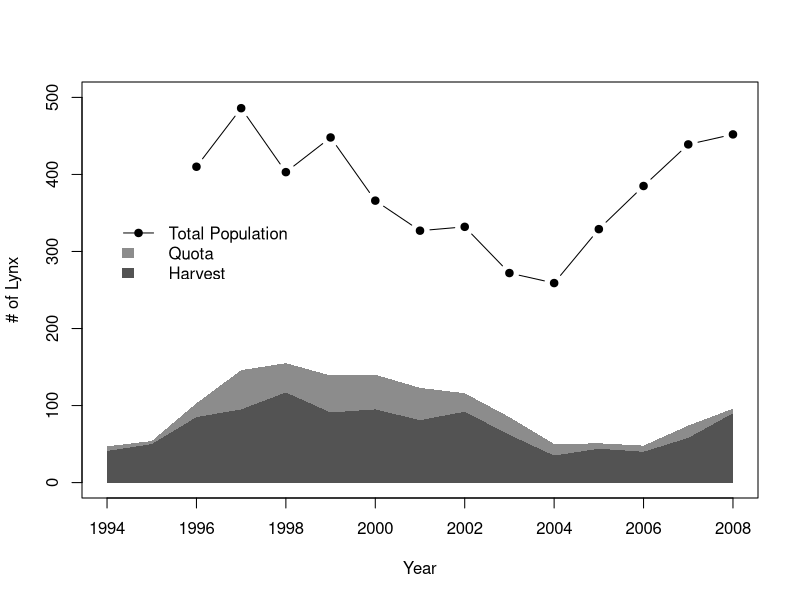
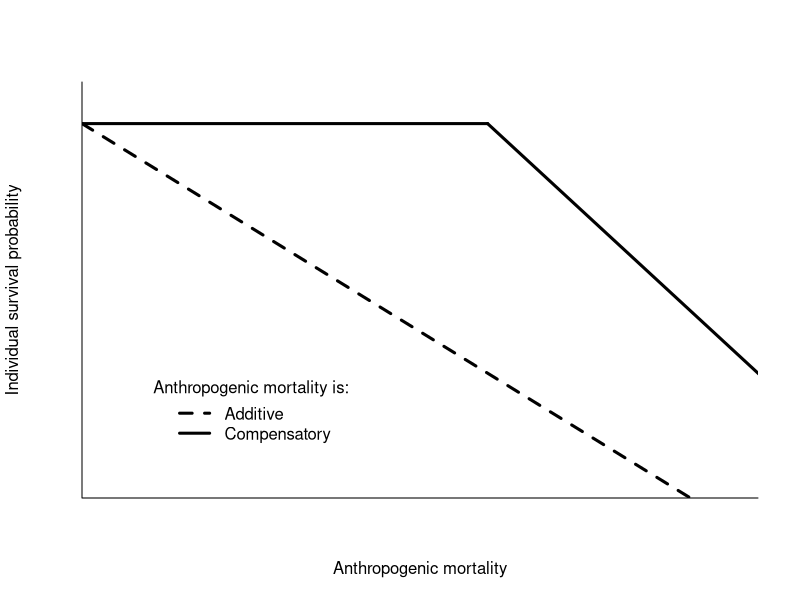
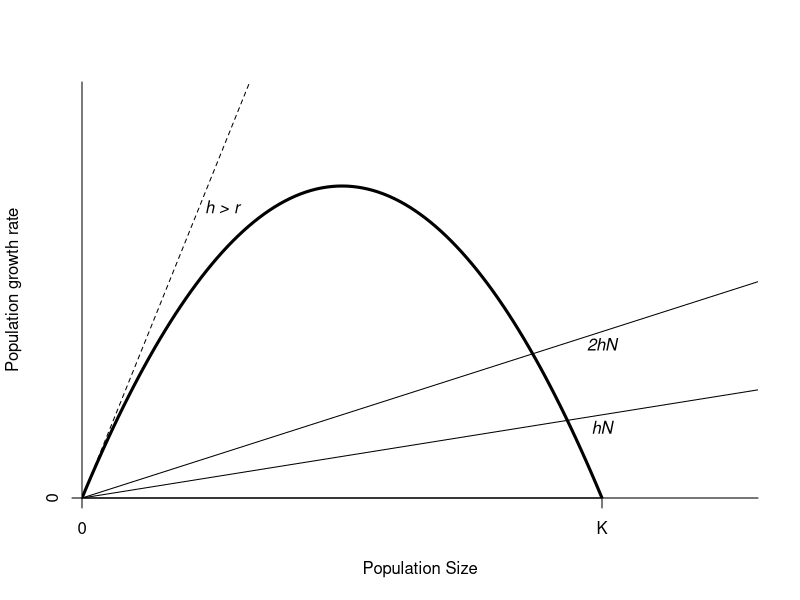
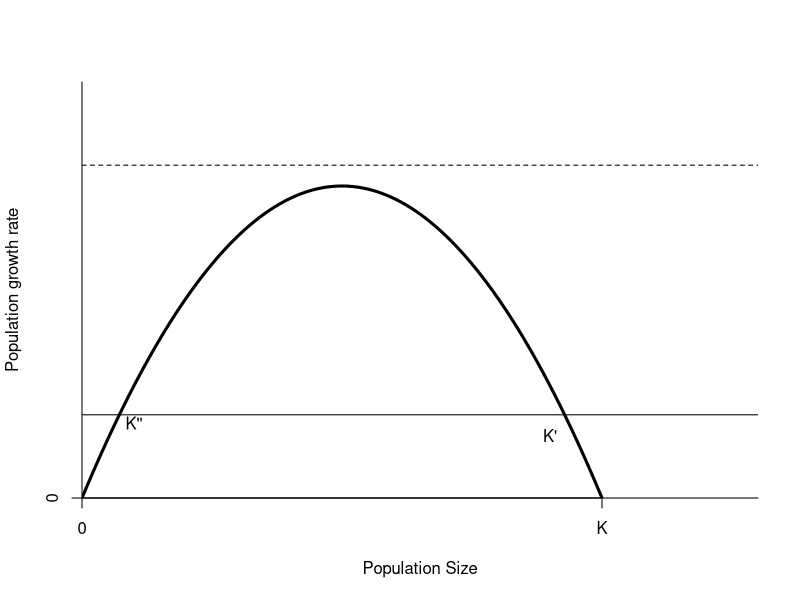
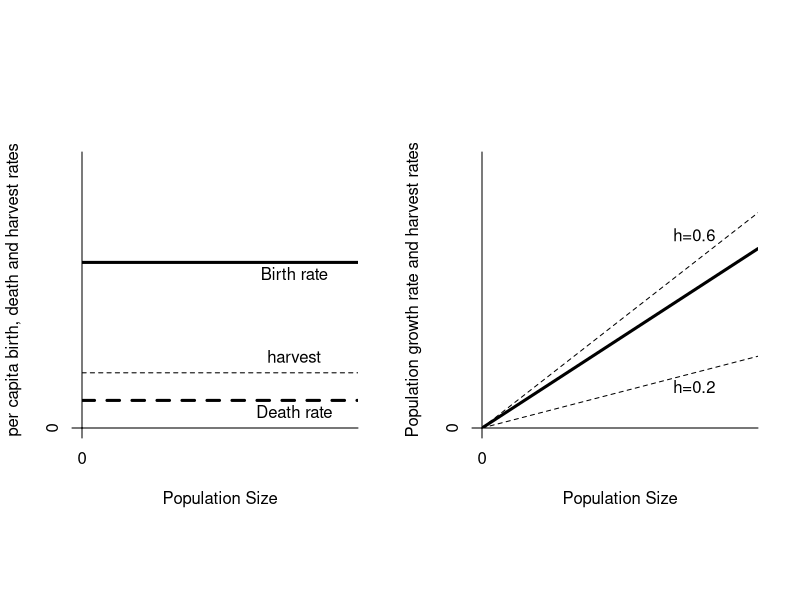
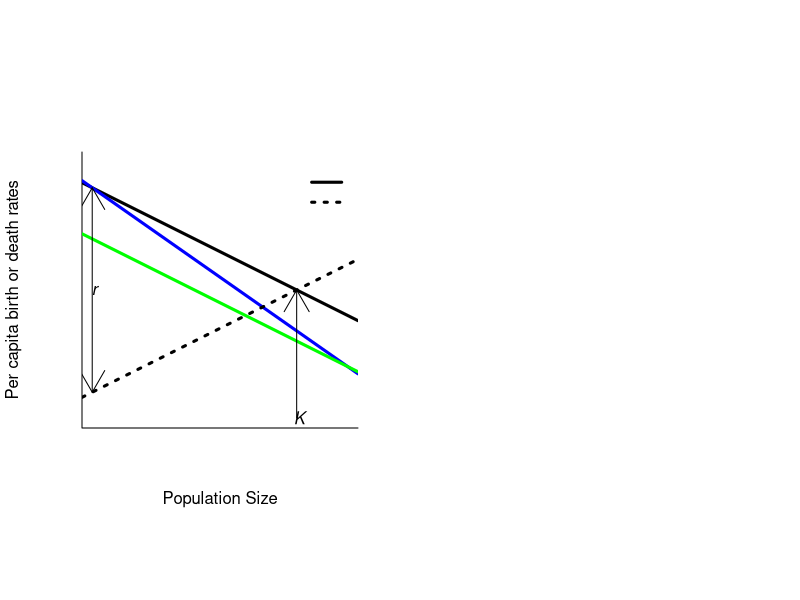

The R source for these figures, in order:
## ---- chunk 1
lynx = read.csv("data/lynx.csv")
plot(Population~Year,data=lynx,pch=19,type="b",ylab="# of Lynx",ylim=c(0,500))
with(lynx,polygon(c(Year,rev(Year)),c(Quota,rep(0,length(Quota))),border=NA,col=rgb(0.1,0.1,0.1,0.5)))
with(lynx,polygon(c(Year,rev(Year)),c(Harvest,rep(0,length(Quota))),border=NA,col=rgb(0.1,0.1,0.1,0.5)))
legend(1994,350,legend=c("Total Population","Quota","Harvest"),bty="n",lty=c(1,NA,NA),pch=c(19,NA,NA),fill=c(NA,rgb(0.1,0.1,0.1,0.5),rgb(0.1,0.1,0.1,0.75)),border=NA)
## ---- chunk 2
plot(0,0,type="n",xlim=c(0,5),ylim=c(0,1),xlab="Anthropogenic mortality", ylab="Individual survival probability",axes=FALSE,pty="s",xaxs="i",yaxs="i")
box(bty="l")
abline(a=0.9,b=-0.2,lwd=3,lty=2)
segments(0,0.9,3,0.9,lwd=3)
segments(3,0.9,6,0,lwd=3)
legend(0.5,0.3,legend=c("Additive","Compensatory"),lwd=3,lty=c(2,1),bty="n",title="Anthropogenic mortality is:")
## ---- chunk 3
plot(0,0,type="n",xlab="Population Size",ylab="Population growth rate",axes=FALSE,xlim=c(0,1.3),ylim=c(0,1),xaxs="i",yaxs="i")
axis(2,at=0)
axis(1,at=c(0,1),labels=c("0","K"))
box(bty="l")
curve(3*x-3*x^2,add=TRUE,from=0,to=1,lwd=3)
abline(a=0,b=0.2)
text(1,0.17,"hN",font=3)
abline(a=0,b=0.4)
text(1,0.37,"2hN",font=3)
abline(a=0,b=3.1,lty=2)
text(0.27,0.7,"h > r",font=3)
## ---- chunk 4
plot(0,0,type="n",xlab="Population Size",ylab="Population growth rate",axes=FALSE,xlim=c(0,1.3),ylim=c(0,1),xaxs="i",yaxs="i")
axis(2,at=0)
axis(1,at=c(0,1),labels=c("0","K"))
box(bty="l")
curve(3*x-3*x^2,add=TRUE,from=0,to=1,lwd=3)
abline(h=0.2)
text(0.9,0.15,"K'")
text(0.1,0.18,"K''")
abline(h=0.8,lty=2)
## ---- chunk 5
par(mfrow=c(1,2),pty="s")
plot(0,0,type="n",xlab="Population Size",ylab="per capita birth, death and harvest rates",axes=FALSE,xlim=c(0,1.3),ylim=c(0,1),xaxs="i",yaxs="i")
axis(2,at=0)
axis(1,at=c(0),labels=c("0"))
box(bty="l")
abline(h=0.6,lwd=3)
abline(h=0.1,lwd=3,lty=2)
abline(h=0.2,lty=2)
text(c(1,1,1),c(0.56,0.06,0.26),c("Birth rate","Death rate","harvest"))
plot(0,0,type="n",xlab="Population Size",ylab="Population growth rate and harvest rates",axes=FALSE,xlim=c(0,1.3),ylim=c(0,1),xaxs="i",yaxs="i")
axis(2,at=0)
axis(1,at=c(0),labels=c("0"))
box(bty="l")
abline(a=0,b=0.5,lwd=3)
abline(a=0,b=0.2,lty=2)
abline(a=0,b=0.6,lty=2)
text(c(1,1),c(0.7,0.15),c("h=0.6","h=0.2"))
## ---- chunk 6
plot(0,0,type="n",xlab="Population Size",ylab="Per capita birth or death rates",axes=FALSE,xlim=c(0,1),ylim=c(0,1))
box(bty="l")
abline(a=0.9,b=-0.5,lwd=3)
abline(a=0.9,b=-0.7,lwd=3,col="blue")
abline(a=0.7,b=-0.5,lwd=3,col="green")

abline(a=0.1,b=0.5,lwd=3,lty=3)
legend(0.8,1,bty="n",legend=c("Births","Deaths"),lty=c(1,3),lwd=3)
arrows(0,0.1,0,0.9,code=3)
text(0.01,0.5,"r",font=3)
arrows(0.8,0,0.8,0.5,code=2)
text(0.81,0,"K",font=3)
